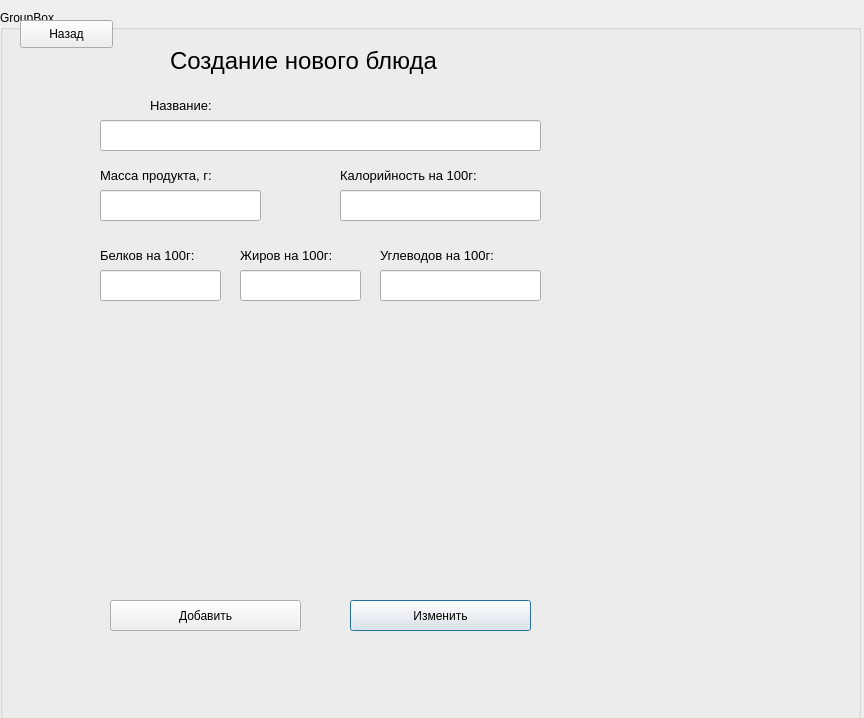
<?xml version="1.0" encoding="UTF-8"?>
<ui version="4.0">
 <class>new_ration</class>
 <widget class="QDialog" name="new_ration">
  <property name="geometry">
   <rect>
    <x>0</x>
    <y>0</y>
    <width>864</width>
    <height>718</height>
   </rect>
  </property>
  <property name="windowTitle">
   <string>Dialog</string>
  </property>
  <widget class="QGroupBox" name="groupBox">
   <property name="geometry">
    <rect>
     <x>0</x>
     <y>10</y>
     <width>861</width>
     <height>711</height>
    </rect>
   </property>
   <property name="title">
    <string>GroupBox</string>
   </property>
   <widget class="QPushButton" name="pushButton_2">
    <property name="geometry">
     <rect>
      <x>350</x>
      <y>590</y>
      <width>181</width>
      <height>31</height>
     </rect>
    </property>
    <property name="font">
     <font>
      <pointsize>9</pointsize>
     </font>
    </property>
    <property name="text">
     <string>Изменить</string>
    </property>
   </widget>
   <widget class="QLabel" name="label_2">
    <property name="geometry">
     <rect>
      <x>150</x>
      <y>80</y>
      <width>81</width>
      <height>31</height>
     </rect>
    </property>
    <property name="font">
     <font>
      <pointsize>10</pointsize>
     </font>
    </property>
    <property name="text">
     <string>Название:</string>
    </property>
   </widget>
   <widget class="QLabel" name="label_4">
    <property name="geometry">
     <rect>
      <x>340</x>
      <y>150</y>
      <width>191</width>
      <height>31</height>
     </rect>
    </property>
    <property name="font">
     <font>
      <pointsize>10</pointsize>
     </font>
    </property>
    <property name="text">
     <string>Калорийность на 100г:</string>
    </property>
   </widget>
   <widget class="QLabel" name="label_6">
    <property name="geometry">
     <rect>
      <x>240</x>
      <y>230</y>
      <width>131</width>
      <height>31</height>
     </rect>
    </property>
    <property name="font">
     <font>
      <pointsize>10</pointsize>
     </font>
    </property>
    <property name="text">
     <string>Жиров на 100г:</string>
    </property>
   </widget>
   <widget class="QLabel" name="label_7">
    <property name="geometry">
     <rect>
      <x>380</x>
      <y>230</y>
      <width>151</width>
      <height>31</height>
     </rect>
    </property>
    <property name="font">
     <font>
      <pointsize>10</pointsize>
     </font>
    </property>
    <property name="text">
     <string>Углеводов на 100г:</string>
    </property>
   </widget>
   <widget class="QLabel" name="label">
    <property name="geometry">
     <rect>
      <x>170</x>
      <y>30</y>
      <width>351</width>
      <height>41</height>
     </rect>
    </property>
    <property name="font">
     <font>
      <pointsize>18</pointsize>
     </font>
    </property>
    <property name="text">
     <string>Создание нового блюда</string>
    </property>
   </widget>
   <widget class="QLabel" name="label_5">
    <property name="geometry">
     <rect>
      <x>100</x>
      <y>230</y>
      <width>131</width>
      <height>31</height>
     </rect>
    </property>
    <property name="font">
     <font>
      <pointsize>10</pointsize>
     </font>
    </property>
    <property name="text">
     <string>Белков на 100г:</string>
    </property>
   </widget>
   <widget class="QPushButton" name="pushButton">
    <property name="geometry">
     <rect>
      <x>110</x>
      <y>590</y>
      <width>191</width>
      <height>31</height>
     </rect>
    </property>
    <property name="font">
     <font>
      <pointsize>9</pointsize>
     </font>
    </property>
    <property name="text">
     <string>Добавить</string>
    </property>
   </widget>
   <widget class="QLineEdit" name="rat_name">
    <property name="geometry">
     <rect>
      <x>100</x>
      <y>110</y>
      <width>441</width>
      <height>31</height>
     </rect>
    </property>
   </widget>
   <widget class="QLineEdit" name="rat_cal">
    <property name="geometry">
     <rect>
      <x>340</x>
      <y>180</y>
      <width>201</width>
      <height>31</height>
     </rect>
    </property>
   </widget>
   <widget class="QLineEdit" name="rat_prot">
    <property name="geometry">
     <rect>
      <x>100</x>
      <y>260</y>
      <width>121</width>
      <height>31</height>
     </rect>
    </property>
   </widget>
   <widget class="QLineEdit" name="rat_fats">
    <property name="geometry">
     <rect>
      <x>240</x>
      <y>260</y>
      <width>121</width>
      <height>31</height>
     </rect>
    </property>
   </widget>
   <widget class="QLineEdit" name="rat_carb">
    <property name="geometry">
     <rect>
      <x>380</x>
      <y>260</y>
      <width>161</width>
      <height>31</height>
     </rect>
    </property>
   </widget>
   <widget class="QLabel" name="done">
    <property name="geometry">
     <rect>
      <x>140</x>
      <y>90</y>
      <width>401</width>
      <height>41</height>
     </rect>
    </property>
    <property name="font">
     <font>
      <pointsize>12</pointsize>
     </font>
    </property>
    <property name="text">
     <string/>
    </property>
   </widget>
   <widget class="QLabel" name="label_8">
    <property name="geometry">
     <rect>
      <x>100</x>
      <y>150</y>
      <width>151</width>
      <height>31</height>
     </rect>
    </property>
    <property name="font">
     <font>
      <pointsize>10</pointsize>
     </font>
    </property>
    <property name="text">
     <string>Масса продукта, г:</string>
    </property>
   </widget>
   <widget class="QLineEdit" name="rat_mass">
    <property name="geometry">
     <rect>
      <x>100</x>
      <y>180</y>
      <width>161</width>
      <height>31</height>
     </rect>
    </property>
   </widget>
   <widget class="QPushButton" name="Back_button">
    <property name="geometry">
     <rect>
      <x>20</x>
      <y>10</y>
      <width>93</width>
      <height>28</height>
     </rect>
    </property>
    <property name="text">
     <string>Назад</string>
    </property>
   </widget>
  </widget>
 </widget>
 <resources/>
 <connections/>
</ui>
